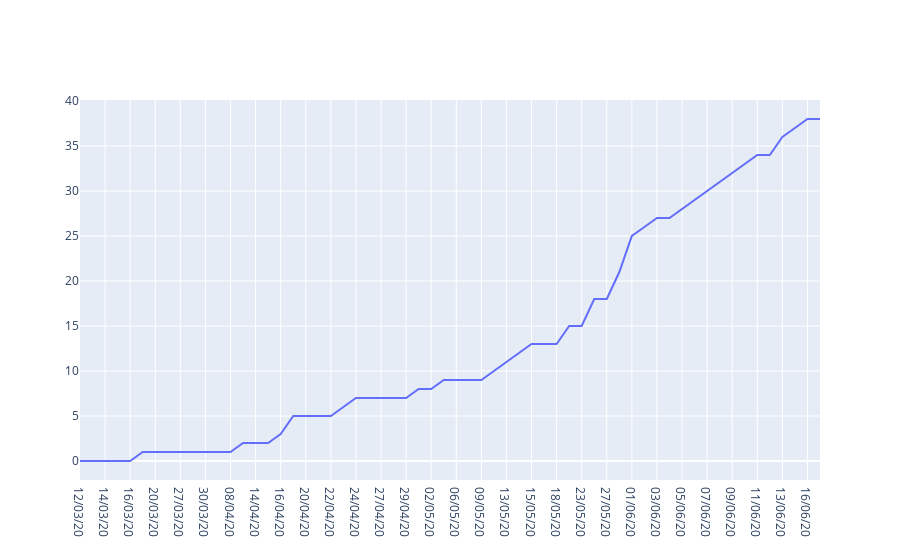

The notebook cell saved with this chart:
### Code cell
trace = go.Scatter(x = data['Data'],
                   y = data['Confirmados'],
                   mode = 'lines')
dat = [trace]
py.iplot(dat)

### Figure 1 — Plotly figure (JSON) as saved in the notebook; plotly's stock layout.template omitted (floating-point values rounded to 4 significant figures)
{"data": [{"mode": "lines", "type": "scatter", "x": ["12/03/20", "13/03/20", "14/03/20", "15/03/20", "16/03/20", "17/03/20", "20/03/20", "23/03/20", "27/03/20", "28/03/20", "30/03/20", "01/04/20", "08/04/20", "13/04/20", "14/04/20", "15/04/20", "16/04/20", "17/04/20", "20/04/20", "21/04/20", "22/04/20", "23/04/20", "24/04/20", "25/04/20", "27/04/20", "28/04/20", "29/04/20", "01/05/20", "02/05/20", "05/05/20", "06/05/20", "08/05/20", "09/05/20", "11/05/20", "13/05/20", "14/05/20", "15/05/20", "16/05/20", "18/05/20", "21/05/20", "23/05/20", "25/05/20", "27/05/20", "28/05/20", "01/06/20", "02/06/20", "03/06/20", "04/06/20", "05/06/20", "06/06/20", "07/06/20", "08/06/20", "09/06/20", "10/06/20", "11/06/20", "12/06/20", "13/06/20", "15/06/20", "16/06/20", "17/06/20"], "y": [0, 0, 0, 0, 0, 1, 1, 1, 1, 1, 1, 1, 1, 2, 2, 2, 3, 5, 5, 5, 5, 6, 7, 7, 7, 7, 7, 8, 8, 9, 9, 9, 9, 10, 11, 12, 13, 13, 13, 15, 15, 18, 18, 21, 25, 26, 27, 27, 28, 29, 30, 31, 32, 33, 34, 34, 36, 37, 38, 38]}], "layout": {}}
